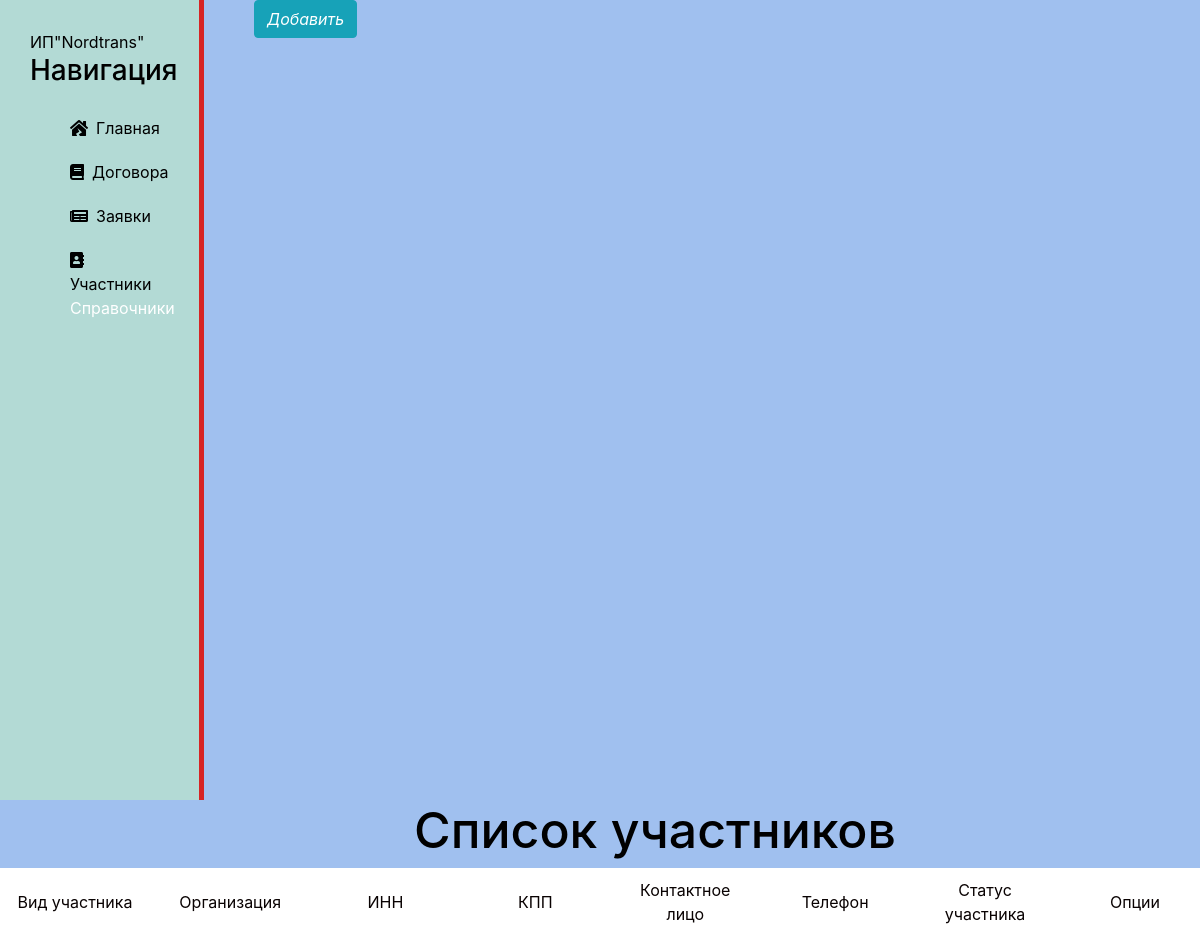
Before: /gruzi/uchastnik with the older database file.
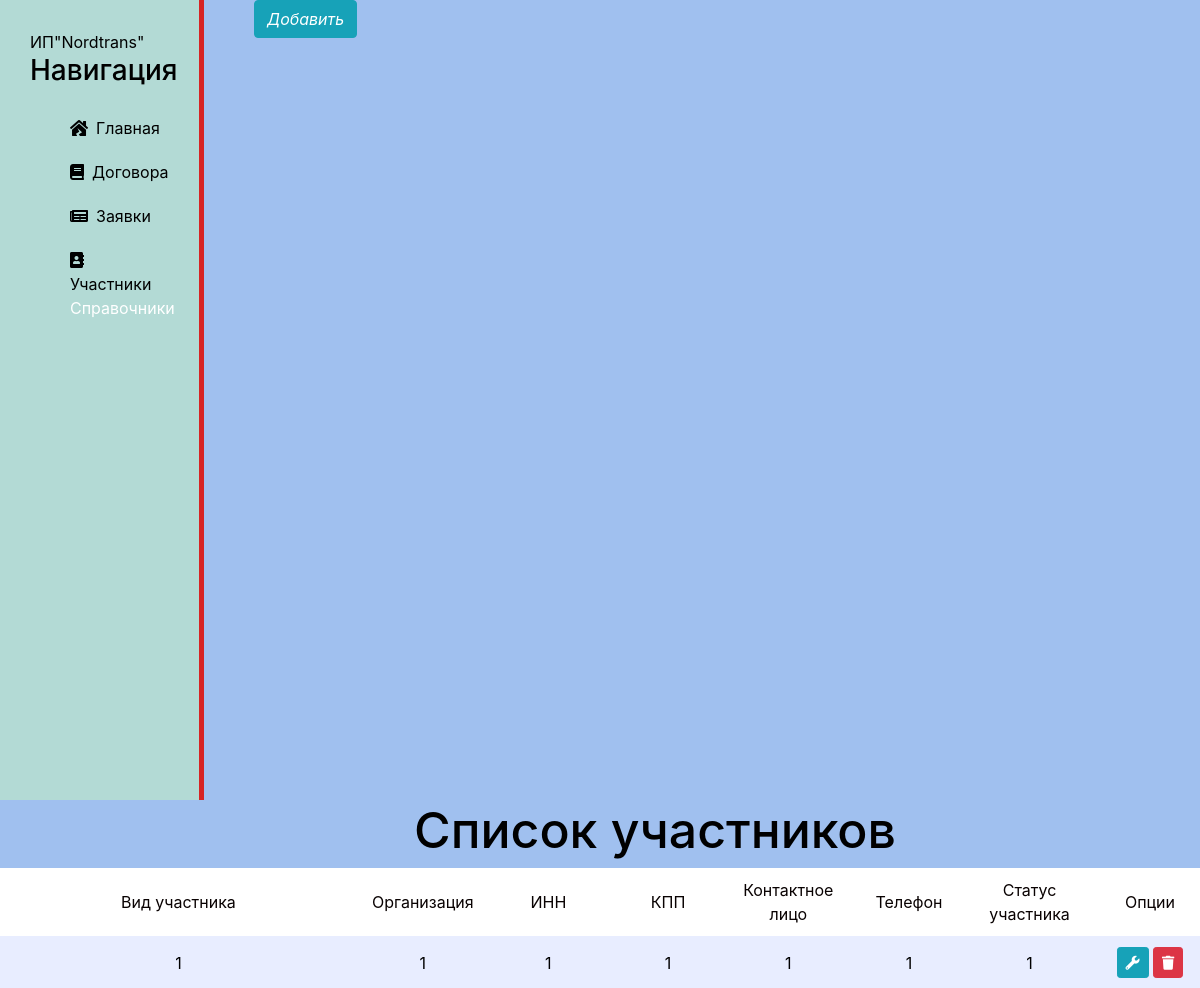
After: the same page with the newer database file.
### gruzi/models.py (models this page shows, shortened)
class Uchastnik(models.Model):
    viduch = models.CharField(max_length=100)
    org = models.CharField(max_length=100)
    inn = models.CharField(max_length=50)
    kpp = models.CharField(max_length=50)
    kontlico = models.CharField(max_length=100)
    tel = models.CharField(max_length=50)
    statusuch = models.CharField(max_length=100)
    class Meta:
        verbose_name = 'Участник'
        verbose_name_plural = 'Участники'

### gruzi/views.py (the view)
# urls.py: path('uchastnik', views.uchastnik, name='uchastnik'),
def uchastnik(request):
    gruzi = Uchastnik.objects.all()
    return render(request, 'gruzi/uchastnik.html', {'gruzi': gruzi})

### gruzi/templates/gruzi/uchastnik.html (shortened to what this page needs)
{% extends 'main/layout.html' %}
{% block content %}
<div style='float:left' class="features">
    <h1>Список участников</h1>
    <table id="table_id" class="display">
        <thead>
        <tr>
            <th scope="col">Вид участника</th>
            <th scope="col">Организация</th>
            <th scope="col">ИНН</th>
            <th scope="col">КПП</th>
            <th scope="col">Контактное лицо</th>
            <th scope="col">Телефон</th>
            <th scope="col">Статус участника</th>
            <th scope="col">Опции</th>
        </tr>
        </thead>
        {% for el in gruzi %}
            <tr>
                <td>{{ el.viduch }}</td>
                <td>{{ el.org }}</td>
                <td>{{ el.inn }}</td>
                <td>{{ el.kpp }}</td>
                <td>{{ el.kontlico }}</td>
                <td>{{ el.tel }}</td>
                <td>{{ el.statusuch }}</td>
                <td><a  class="btn btn-info btn-sm" href=""><i class="fa fa-wrench"></i></a>
                  <a  class="btn btn-danger btn-sm" href=""><i class="fa fa-trash"></i></a>
                </td>
            </tr>
        {% endfor %}
    </table>
</div>
<div>
    <a style="margin-left: 50px" href="" class="btn btn-info"><i class="">Добавить</i></a>
</div>
{% endblock %}

Changed rows visible on the page:
added Uchastnik: viduch "1", org "1", inn "1", kpp "1", kontlico "1", tel "1", statusuch "1"
